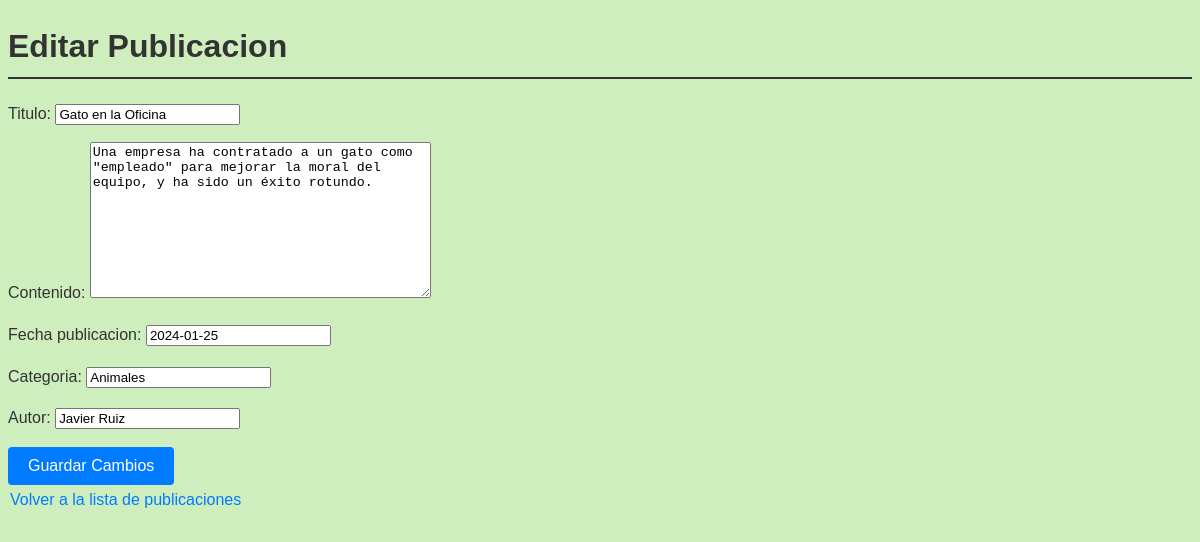
/editar_publicacion/7, run on the app's committed database.
### blog/models.py (models this page shows, shortened)
class Post(models.Model):
    titulo = models.CharField(max_length=150)
    contenido = models.TextField()
    fecha_publicacion = models.DateField()
    categoria = models.CharField(max_length=100)
    autor = models.CharField(max_length=50)

### blog/views.py (the view)
# urls.py: path('editar_publicacion/<int:post_id>', editar_publicacion, name='editar_publicacion'),
def editar_publicacion(request, post_id):
    post = get_object_or_404(Post, id=post_id)
    if request.method == 'POST':
        form = PostModelForm(request.POST, instance=post)
        if form.is_valid():
            form.save()
            return redirect('ver_lista_publicaciones')
    else:
        form = PostModelForm(instance=post)
    return render(request, 'editar_publicacion.html', {'form': form, 'post': post})

### blog/forms.py (shortened to what this page needs)
class PostModelForm(forms.ModelForm):
    class Meta:
        model = Post
        fields = ['titulo', 'contenido', 'fecha_publicacion', 'categoria', 'autor']

### blog/templates/editar_publicacion.html (shortened to what this page needs)
<!DOCTYPE html>
<head>
    {% load static %}
    <link rel="stylesheet" href="{% static 'css/styles.css' %}">
</head>
<body>
    <h1>Editar Publicacion</h1>
    <form method="POST">
        {{ form.as_p }}
        <button type="submit">Guardar Cambios</button>
    </form>
    <a href="{% url 'ver_lista_publicaciones' %}">Volver a la lista de publicaciones</a>
</body>
</html>

### blog/static/css/styles.css (style rules this page uses)
body { font-family: Arial, sans-serif; line-height: 1.6; color: #333; margin: 5; padding: 0; background: #cfeebd; }
h1 { border-bottom: 2px solid #333; padding-bottom: 0.3rem; }
button { background-color: #007bff; color: white; border: none; padding: 10px 20px; font-size: 16px; border-radius: 4px; cursor: pointer; transition: background-color 0.3s ease, transform 0.3s ease; }
a { display: inline-block; position: relative; padding: 2px; color: #007bff; text-decoration: none; overflow: hidden; transition: color 0.3s ease; }
a::before { content: ''; position: absolute; left: 0; bottom: 0; width: 100%; height: 2px; background: #007bff; transition: transform 0.3s ease; transform: scaleX(0); transform-origin: bottom right; }

### data on the page
Post: titulo "Gato en la Oficina", contenido "Una empresa ha contratado a un gato como \"empleado\" para mejorar la moral del equipo, y ha sido un éxito rotundo.", fecha_publicacion "2024-01-25", categoria "Animales", autor "Javier Ruiz"
